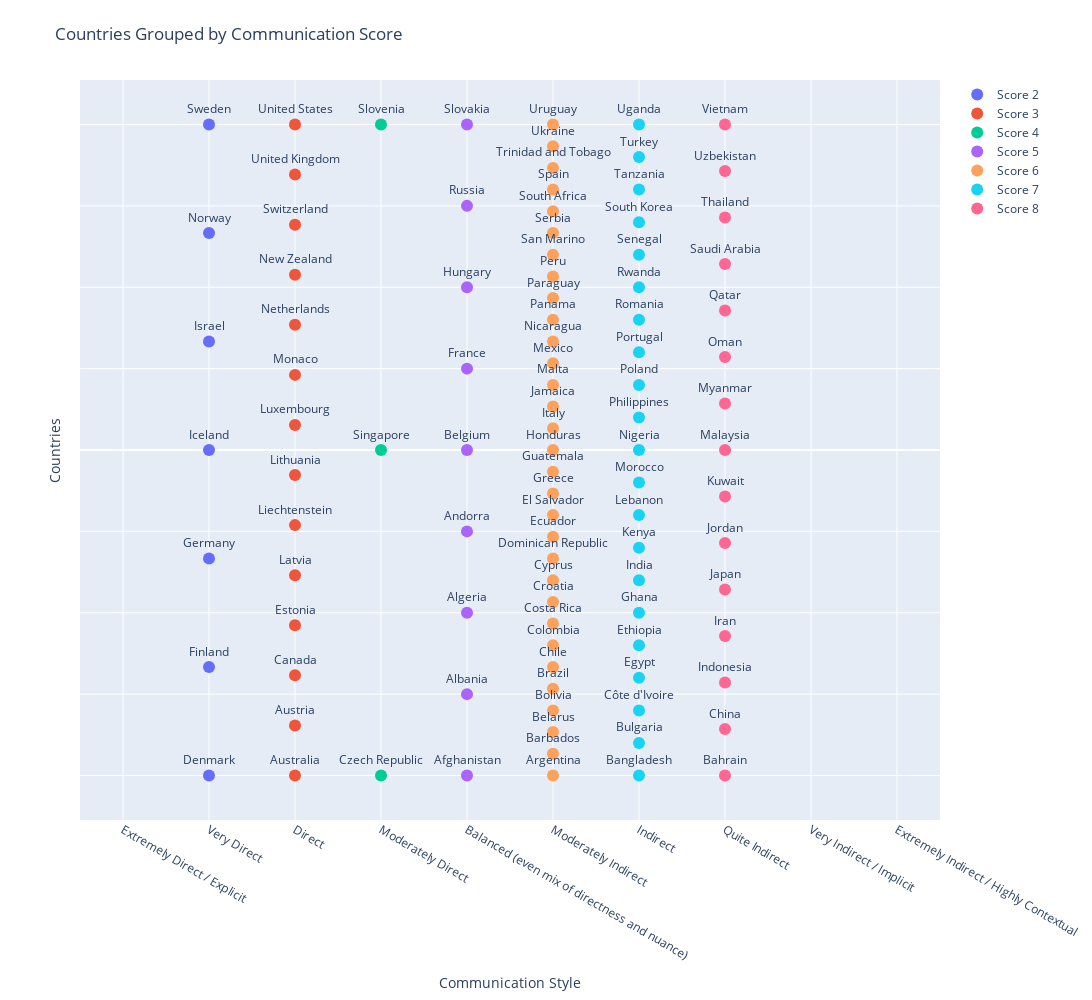

Here is the notebook cell this chart was saved with:
### Code cell
import pandas as pd
import numpy as np
import plotly.express as px
import plotly.graph_objects as go

#Upload data frame of dimensions
df_country = pd.read_excel("culture_map.xlsx", sheet_name = "countries")
df_dimensions = pd.read_excel("culture_map.xlsx", sheet_name = "dimensions")

#COMMUNICATION
# --- 1) LOAD THE SCORE-DESCRIPTION MAPPINGS ---
# Create a dictionary like {1: 'Extremely Direct / Explicit', 2: 'Very Direct', ...}
score_to_text = dict(zip(df_dimensions["Score"], df_dimensions["Communication"]))

# Assuming the Excel file has columns named "Country" and "Communication"
# Group countries by their Communication score
scores = sorted(df_country['Communication'].unique())

fig = go.Figure()

# For clarity, we add jitter on the y-axis so markers in the same cluster don’t overlap.
# Here we generate a small range of y-values for each country in a group.
for score in scores:
    cluster = df_country[df_country['Communication'] == score]
    # Create jitter values; the more points, the more spread out they will be.
    jitter = np.linspace(-0.4, 0.4, len(cluster))
    
    fig.add_trace(go.Scatter(
        x=[score] * len(cluster),
        y=jitter,
        mode='markers+text',
        marker=dict(size=12),
        text=cluster['Country'],      # Display country names on hover (or as labels)
        textposition='top center',
        name=f"Score {score}"
    ))

# --- 4) CONFIGURE THE X-AXIS TO SHOW TEXT INSTEAD OF NUMBERS ---
fig.update_layout(
    title="Countries Grouped by Communication Score",
    xaxis=dict(
        title="Communication Style",
        tickmode='array',
        # 'tickvals' are the numeric positions
        tickvals=list(score_to_text.keys()),  
        # 'ticktext' are the labels we want to display
        ticktext=list(score_to_text.values()),
        # If you want to ensure we see all ticks from 1 to 10, you can do:
        range=[0.5, 10.5]  # This centers ticks from 1..10
    ),
    yaxis=dict(
        title="Countries",
        showticklabels=False  # Hides y-axis labels, since we only use it for jitter
    ),
    margin=dict(l=80, r=80, t=80, b=80)
)
fig.update_layout(
    width=1500,    # Increase width
    height=1000,    # Increase height
    margin=dict(l=80, r=80, t=80, b=80),
    title="Countries Grouped by Communication Score",
    xaxis=dict(
        title="Communication Style",
        tickmode='array',
        tickvals=list(score_to_text.keys()),
        ticktext=list(score_to_text.values()),
        range=[0.5, 10.5]
    ),
    yaxis=dict(
        title="Countries",
        showticklabels=False
    )
)
fig.show()

### Figure 1 — Plotly figure (JSON) as saved in the notebook; plotly's stock layout.template omitted (floating-point values rounded to 4 significant figures)
{"data": [{"marker": {"size": 12}, "mode": "markers+text", "name": "Score 2", "text": ["Denmark", "Finland", "Germany", "Iceland", "Israel", "Norway", "Sweden"], "textposition": "top center", "type": "scatter", "x": [2, 2, 2, 2, 2, 2, 2], "y": [-0.4, -0.2667, -0.1333, 0.0, 0.1333, 0.2667, 0.4]}, {"marker": {"size": 12}, "mode": "markers+text", "name": "Score 3", "text": ["Australia", "Austria", "Canada", "Estonia", "Latvia", "Liechtenstein", "Lithuania", "Luxembourg", "Monaco", "Netherlands", "New Zealand", "Switzerland", "United Kingdom", "United States"], "textposition": "top center", "type": "scatter", "x": [3, 3, 3, 3, 3, 3, 3, 3, 3, 3, 3, 3, 3, 3], "y": [-0.4, -0.3385, -0.2769, -0.2154, -0.1538, -0.09231, -0.03077, 0.03077, 0.09231, 0.1538, 0.2154, 0.2769, 0.3385, 0.4]}, {"marker": {"size": 12}, "mode": "markers+text", "name": "Score 4", "text": ["Czech Republic", "Singapore", "Slovenia"], "textposition": "top center", "type": "scatter", "x": [4, 4, 4], "y": [-0.4, 0.0, 0.4]}, {"marker": {"size": 12}, "mode": "markers+text", "name": "Score 5", "text": ["Afghanistan", "Albania", "Algeria", "Andorra", "Belgium", "France", "Hungary", "Russia", "Slovakia"], "textposition": "top center", "type": "scatter", "x": [5, 5, 5, 5, 5, 5, 5, 5, 5], "y": [-0.4, -0.3, -0.2, -0.1, 0.0, 0.1, 0.2, 0.3, 0.4]}, {"marker": {"size": 12}, "mode": "markers+text", "name": "Score 6", "text": ["Argentina", "Barbados", "Belarus", "Bolivia", "Brazil", "Chile", "Colombia", "Costa Rica", "Croatia", "Cyprus", "Dominican Republic", "Ecuador", "El Salvador", "Greece", "Guatemala", "Honduras", "Italy", "Jamaica", "Malta", "Mexico", "Nicaragua", "Panama", "Paraguay", "Peru", "San Marino", "Serbia", "South Africa", "Spain", "Trinidad and Tobago", "Ukraine", "Uruguay"], "textposition": "top center", "type": "scatter", "x": [6, 6, 6, 6, 6, 6, 6, 6, 6, 6, 6, 6, 6, 6, 6, 6, 6, 6, 6, 6, 6, 6, 6, 6, 6, 6, 6, 6, 6, 6, 6], "y": [-0.4, -0.3733, -0.3467, -0.32, -0.2933, -0.2667, -0.24, -0.2133, -0.1867, -0.16, -0.1333, -0.1067, -0.08, -0.05333, -0.02667, 0.0, 0.02667, 0.05333, 0.08, 0.1067, 0.1333, 0.16, 0.1867, 0.2133, 0.24, 0.2667, 0.2933, 0.32, 0.3467, 0.3733, 0.4]}, {"marker": {"size": 12}, "mode": "markers+text", "name": "Score 7", "text": ["Bangladesh", "Bulgaria", "Côte d'Ivoire", "Egypt", "Ethiopia", "Ghana", "India", "Kenya", "Lebanon", "Morocco", "Nigeria", "Philippines", "Poland", "Portugal", "Romania", "Rwanda", "Senegal", "South Korea", "Tanzania", "Turkey", "Uganda"], "textposition": "top center", "type": "scatter", "x": [7, 7, 7, 7, 7, 7, 7, 7, 7, 7, 7, 7, 7, 7, 7, 7, 7, 7, 7, 7, 7], "y": [-0.4, -0.36, -0.32, -0.28, -0.24, -0.2, -0.16, -0.12, -0.08, -0.04, 0.0, 0.04, 0.08, 0.12, 0.16, 0.2, 0.24, 0.28, 0.32, 0.36, 0.4]}, {"marker": {"size": 12}, "mode": "markers+text", "name": "Score 8", "text": ["Bahrain", "China", "Indonesia", "Iran", "Japan", "Jordan", "Kuwait", "Malaysia", "Myanmar", "Oman", "Qatar", "Saudi Arabia", "Thailand", "Uzbekistan", "Vietnam"], "textposition": "top center", "type": "scatter", "x": [8, 8, 8, 8, 8, 8, 8, 8, 8, 8, 8, 8, 8, 8, 8], "y": [-0.4, -0.3429, -0.2857, -0.2286, -0.1714, -0.1143, -0.05714, 0.0, 0.05714, 0.1143, 0.1714, 0.2286, 0.2857, 0.3429, 0.4]}], "layout": {"height": 1000, "margin": {"b": 80, "l": 80, "r": 80, "t": 80}, "title": {"text": "Countries Grouped by Communication Score"}, "width": 1500, "xaxis": {"range": [0.5, 10.5], "tickmode": "array", "ticktext": ["Extremely Direct / Explicit", "Very Direct", "Direct", "Moderately Direct", "Balanced (even mix of directness and nuance)", "Moderately Indirect", "Indirect", "Quite Indirect", "Very Indirect / Implicit", "Extremely Indirect / Highly Contextual"], "tickvals": [1, 2, 3, 4, 5, 6, 7, 8, 9, 10], "title": {"text": "Communication Style"}}, "yaxis": {"showticklabels": false, "title": {"text": "Countries"}}}}
